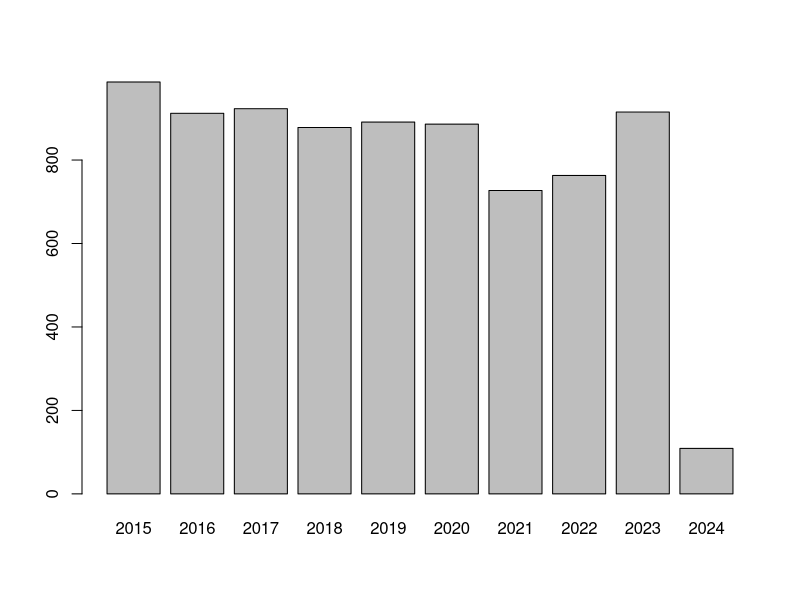
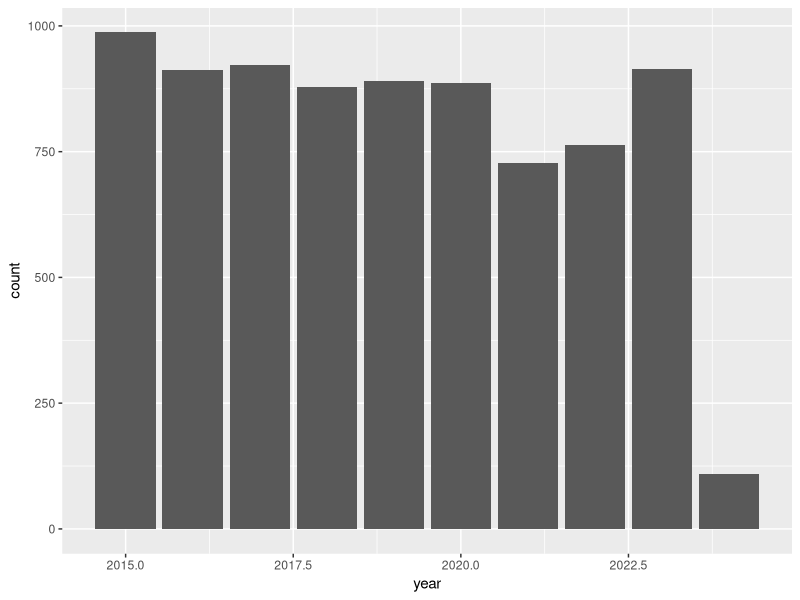
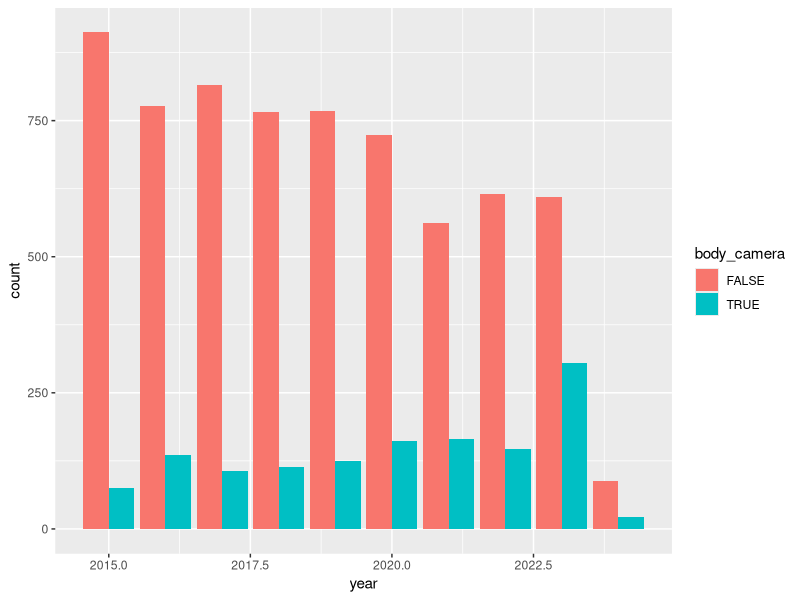
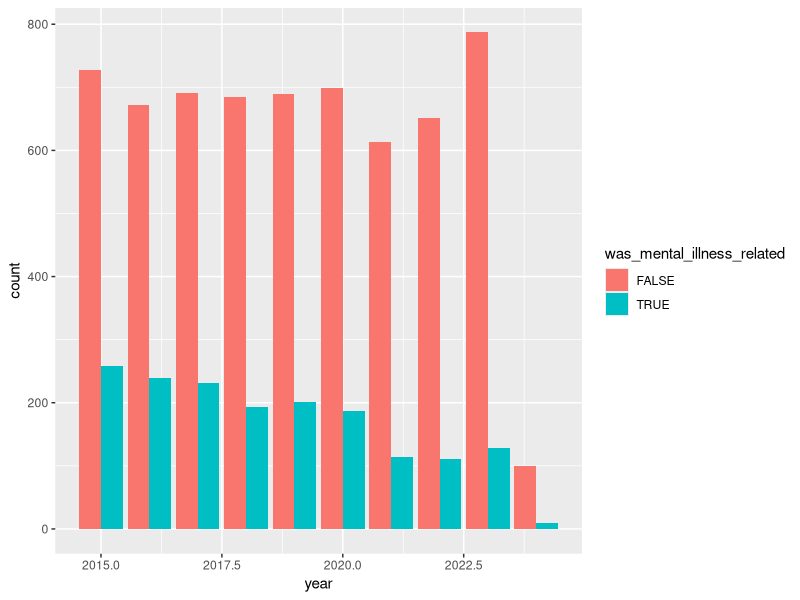
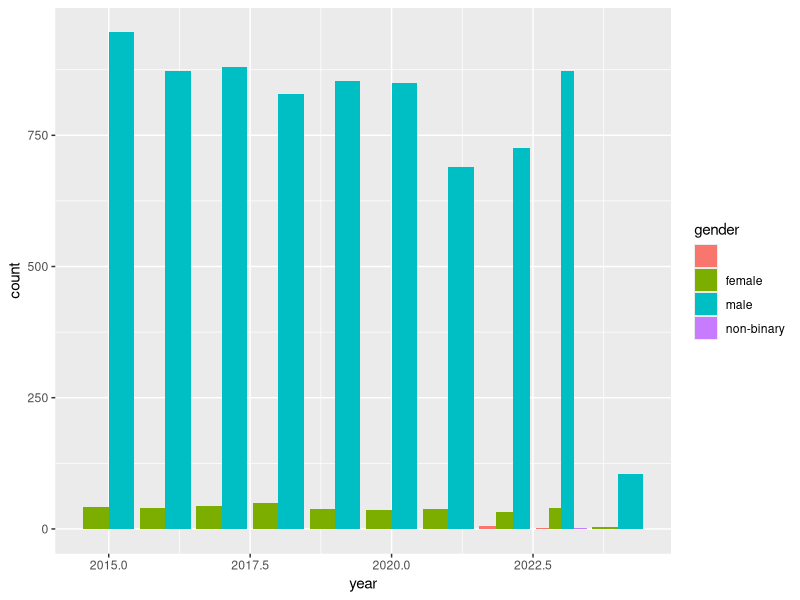
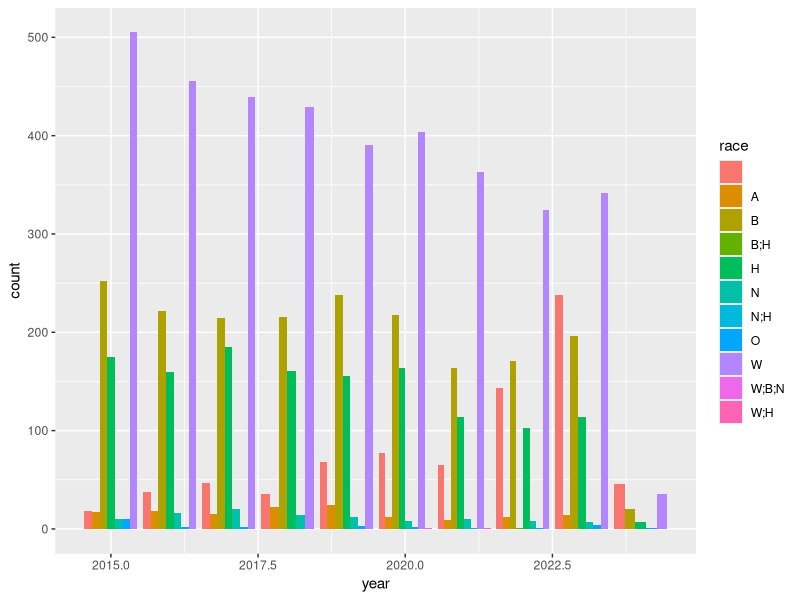

The R script that drew these images, in order: (Note: this script raises an error after producing the figures.)
# step04 explore data

## drafted by Hye Ryeon Jang

# install packages
install.packages("tidyverse")
install.packages("tidyr")
install.packages("ggplot2")

# load libraries
library(tidyverse)
library(dplyr)
library(tidyr)
library(ggplot2)

## load cleaned data
df <- read.csv("data/fatal_clean.csv")

# get a count of fatal interactions by year
df %>% 
  count(year)

# creating bar graphs of fatal encounters ...

barplot(table(df$year)) # by year

# build base plot
base <- ggplot(df, aes(year))

base + geom_bar()


ggplot(df, aes(year, fill = body_camera)) + geom_bar(stat="count", position = "dodge") # body camera
ggplot(df, aes(year, fill = was_mental_illness_related)) + geom_bar(stat="count", position = "dodge") # mental illness
ggplot(df, aes(year, fill = gender)) + geom_bar(stat="count", position = "dodge") # gender
ggplot(df, aes(year, fill = race)) + geom_bar(stat="count", position = "dodge") # race
ggplot(df, aes(year, fill = age)) + geom_bar(stat="avg", position = "dodge") # age




        